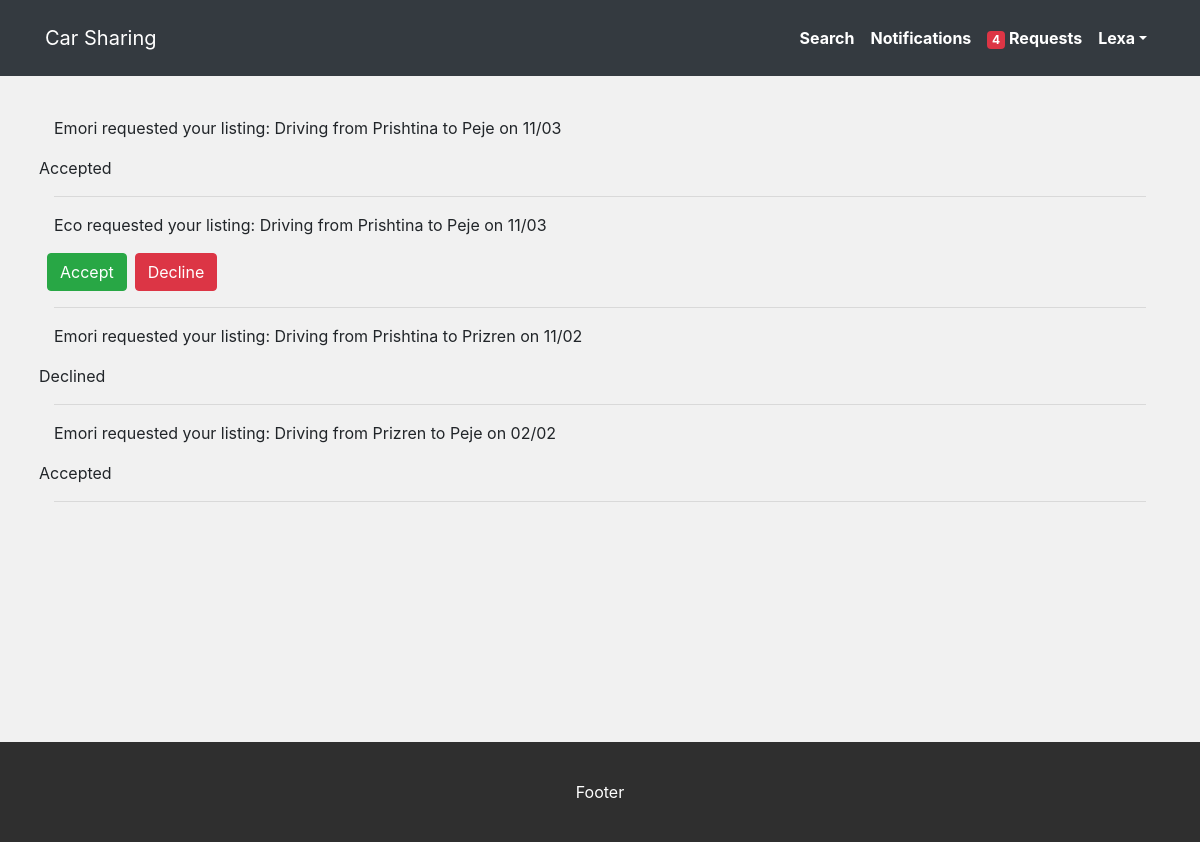
Page /requests (signed in) on the committed database.
### models.py (models this page shows, shortened)
class User(db.Model):
    __tablename__ = 'users'
    id = db.Column(db.Integer, primary_key=True)
    first_name = db.Column(db.String(45))
    last_name = db.Column(db.String(45))
    email = db.Column(db.String(255))
    password = db.Column(db.String(255))
    created_at = db.Column(db.DateTime, server_default=func.now())
    updated_at = db.Column(db.DateTime, server_default=func.now(), onupdate=func.now())
    listings_requested_by_this_user = db.relationship('Listing', secondary=requests, lazy='dynamic',backref=db.backref('users', lazy=True))

class UserRequest(db.Model):
    __tablename__ = 'requests'
    __table_args__ = {'extend_existing': True}

class Listing(db.Model):
    __tablename__ = 'listings'
    id = db.Column(db.Integer, primary_key=True)
    user_id = db.Column(db.Integer, db.ForeignKey("users.id", ondelete="cascade"), nullable=False)
    location_from = db.Column(db.String())
    location_to = db.Column(db.String())
    description = db.Column(db.String())
    date = db.Column(db.DateTime)
    price = db.Column(db.String)
    created_at = db.Column(db.DateTime, server_default=func.now())
    updated_at = db.Column(db.DateTime, server_default=func.now(), onupdate=func.now())
    user = db.relationship('User', foreign_keys=[user_id], backref="user_listings")
    users_request_this_listing = db.relationship('User', secondary=requests, lazy='dynamic', backref=db.backref('listings', lazy=True))

### controller_functions.py (the view)
def requests():
    sql = text('SELECT l.*, l.date AS ldate, r.accepted, strftime("%m", l.date) AS month, strftime("%d", l.date) AS day, u.first_name AS requester_name, u.last_name AS requester_lastname, u.id AS requester_id FROM listings l JOIN requests r ON l.id = r.listing_id JOIN users u ON r.user_id = u.id WHERE l.user_id = '+str(session['user_id'])+' ORDER BY l.date DESC')
    listings = db.engine.execute(sql)
    logged_in_user = User.query.get(session['user_id'])
    return render_template("requests.html", logged_in_user=logged_in_user, listings=listings)

### templates/requests.html
{% include 'includes/header.html' %}
<div class="container my-3 content-height p-4">
    {% for listing in listings %}
    <p>{{listing.requester_name}} requested your listing: {{listing.description}} on {{listing.day}}/{{listing.month}}</p>
    <div class="row">
        {% if listing.accepted == 1 %}
        Accepted
        {% elif listing.accepted == 0 %}
        Declined
        {% else %}
    <form action="/{{listing.id}}/accept/{{listing.requester_id}}" method="post" class="mx-2">
        <input type="submit" class="btn btn-success" name="accept" value="Accept">
    </form>
    <form action="/{{listing.id}}/decline/{{listing.requester_id}}" method="post">
        <input type="submit" class="btn btn-danger" name="decline" value="Decline">
    </form>
    {% endif %}
    </div>
    <hr>
    {% endfor %}
</div>
{% include 'includes/footer.html' %}

### templates/includes/header.html (shortened to what this page needs)
<!DOCTYPE html>
<html lang="en">
<head>
    <link rel="stylesheet" type="text/css" href="{{ url_for('static', filename='css/bootstrap.min.css') }}">
    <link rel="stylesheet" href="https://use.fontawesome.com/releases/v5.8.2/css/all.css"
>
    <link rel="stylesheet" type="text/css" href="{{ url_for('static', filename='css/style.css') }}">
</head>
<div id="wrapper">
<body>
    <div id="header" class="full-rel-left">
        <nav class="navbar navbar-expand-lg navbar-dark">
            <div class="container">
                <a href="/" class="navbar-brand">Car Sharing</a>
                <div class="collapse navbar-collapse justify-content-end" id="navbarSupportedContent">
                    <ul class="navbar-nav ml-auto nav-flex-icons">
                        {% if(logged_in_user) %}
                        <li class="nav-item active">
                            <a class="nav-link" href="/">Search</a>
                        </li>
                        <li class="nav-item active">
                            <a class="nav-link" href="/notifications">Notifications</a>
                        </li>
                        <li class="nav-item">
                            <a class="nav-link" href="/requests"><span class="badge badge-danger mr-1">4</span>Requests</a>
                        </li>
                        <li class="nav-item dropdown">
                            <a class="nav-link dropdown-toggle" data-toggle="dropdown" role="button"
                                aria-haspopup="true" aria-expanded="false">{{logged_in_user.first_name}}</a>
                        </li>
                        {% endif %}
                    </ul>
                </div>
            </div>
        </nav>
    </div>

### static/css/style.css (style rules this page uses)
#wrapper { background-color: #f1f1f1; }
.full-rel-left { width: 100%; }
#header { padding: 10px 0; background-color: #343A40; }
.navbar-dark .navbar-nav .nav-link { color: #fff; font-weight: bolder; }
div.content-height { min-height: 300px; }

### rows in the picture
User: first_name "Lexa"
UserRequest: requester_name "Emori", description "Driving from Prishtina to Peje", day "11", month "03", accepted "Accepted"
Listing: requester_name "Eco", description "Driving from Prishtina to Peje", day "11", month "03"
UserRequest: requester_name "Emori", description "Driving from Prishtina to Prizren", day "11", month "02", accepted "Declined"
UserRequest: requester_name "Emori", description "Driving from Prizren to Peje", day "02", month "02", accepted "Accepted"
